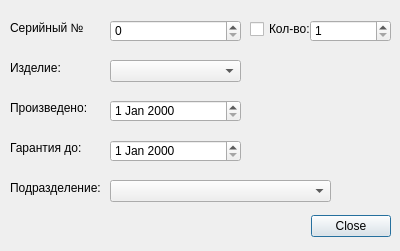
<?xml version="1.0" encoding="UTF-8"?>
<ui version="4.0">
 <class>DeviceControlDialog</class>
 <widget class="QDialog" name="DeviceControlDialog">
  <property name="geometry">
   <rect>
    <x>0</x>
    <y>0</y>
    <width>400</width>
    <height>251</height>
   </rect>
  </property>
  <property name="windowTitle">
   <string>Dialog</string>
  </property>
  <widget class="QDialogButtonBox" name="buttonBox">
   <property name="geometry">
    <rect>
     <x>10</x>
     <y>210</y>
     <width>381</width>
     <height>32</height>
    </rect>
   </property>
   <property name="orientation">
    <enum>Qt::Horizontal</enum>
   </property>
   <property name="standardButtons">
    <set>QDialogButtonBox::Close</set>
   </property>
  </widget>
  <widget class="QSpinBox" name="spinBox">
   <property name="geometry">
    <rect>
     <x>110</x>
     <y>20</y>
     <width>131</width>
     <height>22</height>
    </rect>
   </property>
  </widget>
  <widget class="QLabel" name="label">
   <property name="geometry">
    <rect>
     <x>10</x>
     <y>20</y>
     <width>91</width>
     <height>16</height>
    </rect>
   </property>
   <property name="text">
    <string>Серийный №</string>
   </property>
   <property name="buddy">
    <cstring>spinBox</cstring>
   </property>
  </widget>
  <widget class="QComboBox" name="comboBox">
   <property name="geometry">
    <rect>
     <x>110</x>
     <y>60</y>
     <width>131</width>
     <height>22</height>
    </rect>
   </property>
  </widget>
  <widget class="QDateEdit" name="dateEdit">
   <property name="geometry">
    <rect>
     <x>110</x>
     <y>100</y>
     <width>131</width>
     <height>22</height>
    </rect>
   </property>
  </widget>
  <widget class="QSpinBox" name="spinBox_2">
   <property name="geometry">
    <rect>
     <x>310</x>
     <y>20</y>
     <width>81</width>
     <height>22</height>
    </rect>
   </property>
   <property name="minimum">
    <number>1</number>
   </property>
   <property name="maximum">
    <number>999999</number>
   </property>
  </widget>
  <widget class="QCheckBox" name="checkBox">
   <property name="geometry">
    <rect>
     <x>250</x>
     <y>20</y>
     <width>61</width>
     <height>18</height>
    </rect>
   </property>
   <property name="text">
    <string>Кол-во:</string>
   </property>
  </widget>
  <widget class="QLabel" name="label_2">
   <property name="geometry">
    <rect>
     <x>10</x>
     <y>60</y>
     <width>91</width>
     <height>16</height>
    </rect>
   </property>
   <property name="text">
    <string>Изделие:</string>
   </property>
   <property name="buddy">
    <cstring>comboBox</cstring>
   </property>
  </widget>
  <widget class="QLabel" name="label_3">
   <property name="geometry">
    <rect>
     <x>10</x>
     <y>100</y>
     <width>91</width>
     <height>16</height>
    </rect>
   </property>
   <property name="text">
    <string>Произведено:</string>
   </property>
   <property name="buddy">
    <cstring>dateEdit</cstring>
   </property>
  </widget>
  <widget class="QLabel" name="label_4">
   <property name="geometry">
    <rect>
     <x>10</x>
     <y>140</y>
     <width>91</width>
     <height>16</height>
    </rect>
   </property>
   <property name="text">
    <string>Гарантия до:</string>
   </property>
   <property name="buddy">
    <cstring>dateEdit_2</cstring>
   </property>
  </widget>
  <widget class="QDateEdit" name="dateEdit_2">
   <property name="geometry">
    <rect>
     <x>110</x>
     <y>140</y>
     <width>131</width>
     <height>22</height>
    </rect>
   </property>
  </widget>
  <widget class="QLabel" name="label_5">
   <property name="geometry">
    <rect>
     <x>10</x>
     <y>180</y>
     <width>91</width>
     <height>16</height>
    </rect>
   </property>
   <property name="text">
    <string>Подразделение:</string>
   </property>
   <property name="buddy">
    <cstring>comboBox_2</cstring>
   </property>
  </widget>
  <widget class="QComboBox" name="comboBox_2">
   <property name="geometry">
    <rect>
     <x>110</x>
     <y>180</y>
     <width>221</width>
     <height>22</height>
    </rect>
   </property>
  </widget>
 </widget>
 <resources/>
 <connections>
  <connection>
   <sender>buttonBox</sender>
   <signal>accepted()</signal>
   <receiver>DeviceControlDialog</receiver>
   <slot>accept()</slot>
   <hints>
    <hint type="sourcelabel">
     <x>248</x>
     <y>254</y>
    </hint>
    <hint type="destinationlabel">
     <x>157</x>
     <y>274</y>
    </hint>
   </hints>
  </connection>
  <connection>
   <sender>buttonBox</sender>
   <signal>rejected()</signal>
   <receiver>DeviceControlDialog</receiver>
   <slot>reject()</slot>
   <hints>
    <hint type="sourcelabel">
     <x>316</x>
     <y>260</y>
    </hint>
    <hint type="destinationlabel">
     <x>286</x>
     <y>274</y>
    </hint>
   </hints>
  </connection>
 </connections>
</ui>
